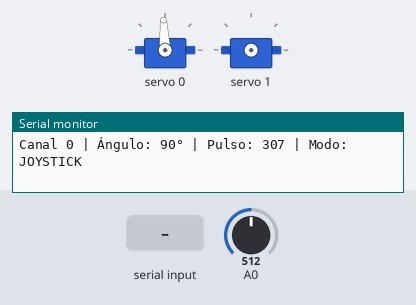
A sketch run on a simulated Arduino Uno, built with avr-gcc and run on an emulated ATmega328P. Parts: 2 × servo, the last lines printed to the serial monitor. The test bench sets the inputs (shaded band); at power-on: A0 = 512.

Above: at 1.6 s.
1.7 s: "c 1\n" received over Serial
3.2 s: A0 set to 716
At 4.3 s:
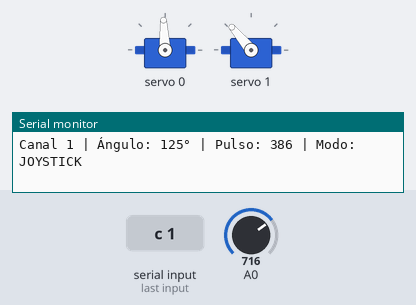
4.7 s: "a 1\n" received over Serial
At 5.5 s:
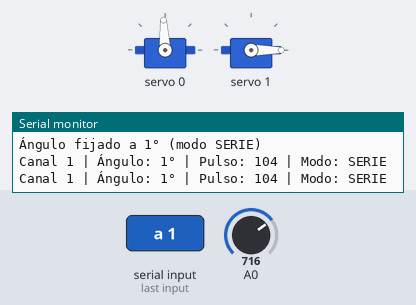
6.2 s: "a 150\n" received over Serial
At 6.6 s:
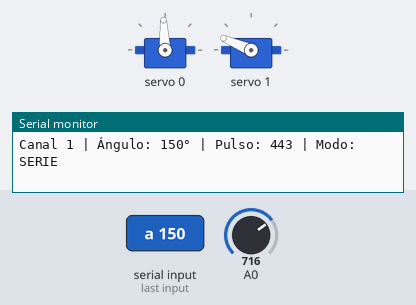
7.7 s: "pmin 150\n" received over Serial
At 8.2 s:
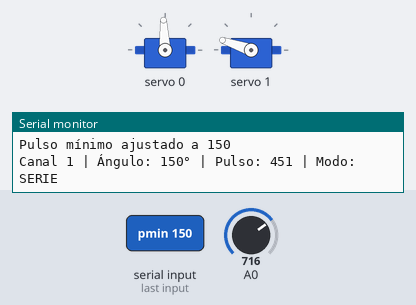
9.2 s: "c\n" received over Serial
At 10.4 s:
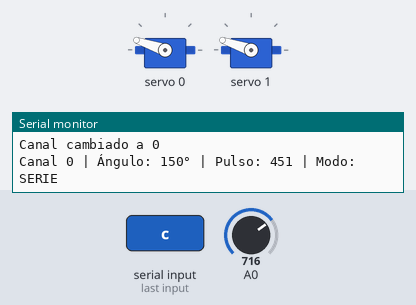
Timing chart, 0 to 11.7 s (numbered marks = the images above; inputs shaded):
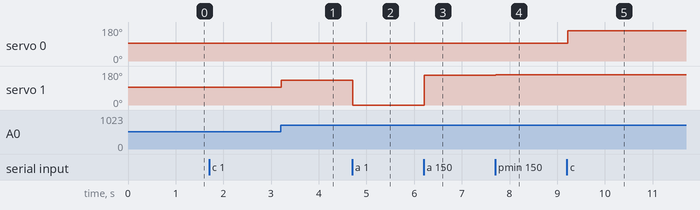

The sketch:

Calibrar.ino
```cpp
#include <Wire.h>
#include <Adafruit_PWMServoDriver.h>

Adafruit_PWMServoDriver pwm = Adafruit_PWMServoDriver();

// Rango de pulsos (ajustable)
int SERVO_MIN_PULSE = 102;
int SERVO_MAX_PULSE = 512;
const int SERVO_MIN_ANGLE = 0;
const int SERVO_MAX_ANGLE = 180;

int currentChannel = 0;
int currentAngle = 90;
bool joystickMode = true;
int lastPrintedAngle = -1;
int lastPrintedChannel = -1;

void setup() {
  Serial.begin(9600);
  Serial.println("=== Control de servo con PCA9685 (calibrable) ===");
  Serial.println("Comandos (escribir y pulsar Enter):");
  Serial.println("  c <canal>          -> cambiar canal (0-15)");
  Serial.println("  a <ángulo>         -> fijar ángulo (0-180) [modo serie]");
  Serial.println("  j                  -> modo joystick (A0)");
  Serial.println("  pmin <pulso>       -> pulso mínimo (0-4095)");
  Serial.println("  pmax <pulso>       -> pulso máximo (0-4095)");
  Serial.println("  estado             -> mostrar configuración");
  Serial.println("-------------------------------------");

  pwm.begin();
  pwm.setOscillatorFrequency(27000000);
  pwm.setPWMFreq(50);
  delay(10);

  moveServo(currentChannel, currentAngle);
  printStatus();
}

void loop() {
  handleSerialCommands();

  if (joystickMode) {
    int raw = analogRead(A0);
    int angle = map(raw, 0, 1023, SERVO_MIN_ANGLE, SERVO_MAX_ANGLE);
    angle = constrain(angle, SERVO_MIN_ANGLE, SERVO_MAX_ANGLE);
    currentAngle = angle;
  }

  moveServo(currentChannel, currentAngle);

  if (currentAngle != lastPrintedAngle || currentChannel != lastPrintedChannel) {
    printStatus();
    lastPrintedAngle = currentAngle;
    lastPrintedChannel = currentChannel;
  }
  delay(15);
}

// ------------------------------------------------------------
void moveServo(int channel, int angle) {
  angle = constrain(angle, SERVO_MIN_ANGLE, SERVO_MAX_ANGLE);
  int pulse = map(angle, SERVO_MIN_ANGLE, SERVO_MAX_ANGLE, SERVO_MIN_PULSE, SERVO_MAX_PULSE);
  pulse = constrain(pulse, SERVO_MIN_PULSE, SERVO_MAX_PULSE);
  pwm.setPWM(channel, 0, pulse);
}

// ------------------------------------------------------------
void printStatus() {
  int pulse = map(currentAngle, SERVO_MIN_ANGLE, SERVO_MAX_ANGLE, SERVO_MIN_PULSE, SERVO_MAX_PULSE);
  Serial.print("Canal ");
  Serial.print(currentChannel);
  Serial.print(" | Ángulo: ");
  Serial.print(currentAngle);
  Serial.print("° | Pulso: ");
  Serial.print(pulse);
  Serial.print(" | Modo: ");
  Serial.println(joystickMode ? "JOYSTICK" : "SERIE");
}

// ------------------------------------------------------------
void handleSerialCommands() {
  if (!Serial.available()) return;

  // Leer toda la línea hasta '\n' o '\r'
  String line = Serial.readStringUntil('\n');
  line.trim();
  if (line.length() == 0) return;

  // Separar comando y argumento
  int spaceIdx = line.indexOf(' ');
  String cmd = (spaceIdx == -1) ? line : line.substring(0, spaceIdx);
  String arg = (spaceIdx == -1) ? "" : line.substring(spaceIdx + 1);
  cmd.toLowerCase();

  if (cmd == "c") {
    int ch = arg.toInt();
    if (ch >= 0 && ch <= 15) {
      currentChannel = ch;
      Serial.print("Canal cambiado a ");
      Serial.println(ch);
      lastPrintedChannel = -1;
    } else {
      Serial.println("Canal inválido (0-15)");
    }
  }
  else if (cmd == "a") {
    int angle = arg.toInt();
    if (angle >= SERVO_MIN_ANGLE && angle <= SERVO_MAX_ANGLE) {
      joystickMode = false;
      currentAngle = angle;
      Serial.print("Ángulo fijado a ");
      Serial.print(angle);
      Serial.println("° (modo SERIE)");
      lastPrintedAngle = -1;
      moveServo(currentChannel, currentAngle);
      printStatus();
    } else {
      Serial.print("Ángulo debe estar entre ");
      Serial.print(SERVO_MIN_ANGLE);
      Serial.print(" y ");
      Serial.println(SERVO_MAX_ANGLE);
    }
  }
  else if (cmd == "j") {
    joystickMode = true;
    Serial.println("Modo JOYSTICK activado");
    lastPrintedAngle = -1;
  }
  else if (cmd == "pmin") {
    int val = arg.toInt();
    if (val >= 0 && val <= 4095 && val < SERVO_MAX_PULSE) {
      SERVO_MIN_PULSE = val;
      Serial.print("Pulso mínimo ajustado a ");
      Serial.println(val);
      lastPrintedAngle = -1;
    } else {
      Serial.println("Valor inválido (0-4095 y < pmax)");
    }
  }
  else if (cmd == "pmax") {
    int val = arg.toInt();
    if (val >= 0 && val <= 4095 && val > SERVO_MIN_PULSE) {
      SERVO_MAX_PULSE = val;
      Serial.print("Pulso máximo ajustado a ");
      Serial.println(val);
      lastPrintedAngle = -1;
    } else {
      Serial.println("Valor inválido (0-4095 y > pmin)");
    }
  }
  else if (cmd == "estado") {
    Serial.println("=== CONFIGURACIÓN ===");
    Serial.print("Canal: "); Serial.println(currentChannel);
    Serial.print("Pulso mínimo: "); Serial.println(SERVO_MIN_PULSE);
    Serial.print("Pulso máximo: "); Serial.println(SERVO_MAX_PULSE);
    Serial.print("Ángulo actual: "); Serial.println(currentAngle);
    Serial.print("Modo: "); Serial.println(joystickMode ? "JOYSTICK" : "SERIE");
  }
  else {
    Serial.println("Comando no reconocido. Opciones: c, a, j, pmin, pmax, estado");
  }
}
```

Measured:
- after the input at 3.2 s, servo 1: 93° → 130° at once
- after the input at 4.7 s, servo 1: 130° → 0° at once
- after the input at 6.2 s, servo 1: 0° → 157° at once
- after the input at 7.7 s, servo 1: 157° → 161° at once
- after the input at 9.2 s, servo 0: 93° → 161° at once
